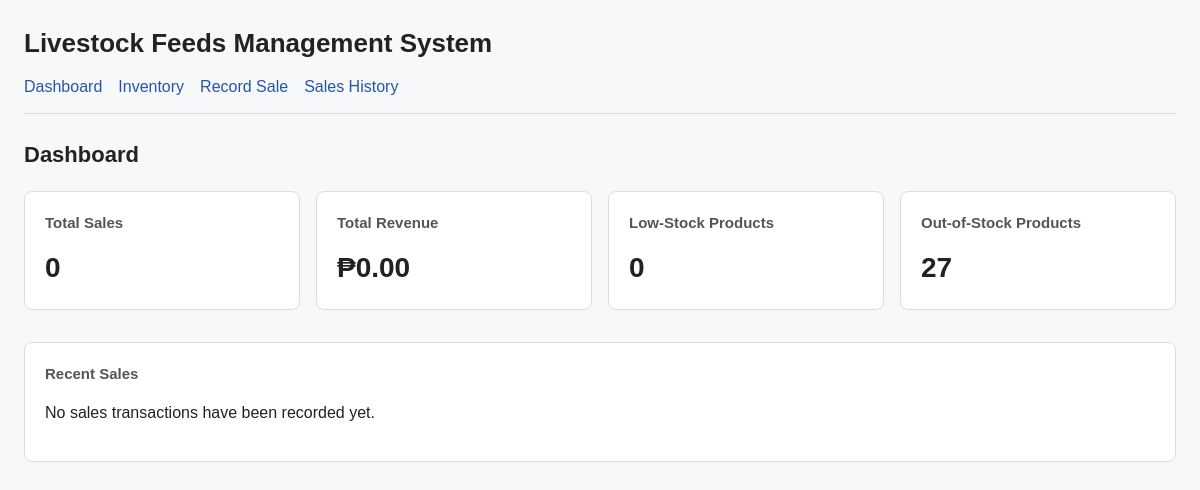
Page /dashboard on the earlier database version.
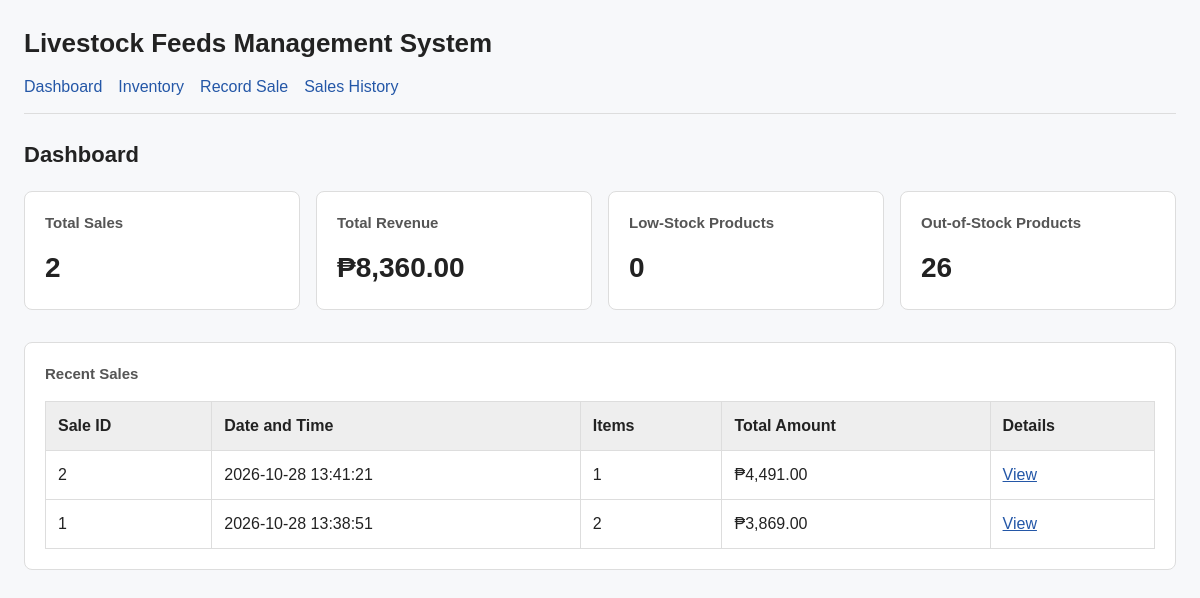
Same page on the later database version.
### models.py (models this page shows)
class Sale(db.Model):
    __tablename__ = "sales"
    id = db.Column(db.Integer, primary_key=True)
    total_amount = db.Column(db.Numeric(12, 2), nullable=False)
    timestamp = db.Column(
        db.DateTime(timezone=True),
        nullable=False,
        default=lambda: datetime.now(timezone.utc),
    )
    items = db.relationship(
        "SaleItem",
        backref="sale",
        cascade="all, delete-orphan",
        lazy=True,
    )

### app.py (the view)
@app.route("/dashboard")
def dashboard():
    total_sales = db.session.scalar(
        select(func.count(Sale.id))
    ) or 0
    total_revenue = db.session.scalar(
        select(func.coalesce(func.sum(Sale.total_amount), 0))
    )
    low_stock_count = db.session.scalar(
        select(func.count(FeedProduct.id)).where(
            FeedProduct.stock_quantity > 0,
            FeedProduct.stock_quantity <= FeedProduct.low_stock_threshold,
        )
    ) or 0
    out_of_stock_count = db.session.scalar(
        select(func.count(FeedProduct.id)).where(
            FeedProduct.stock_quantity <= 0
        )
    ) or 0
    recent_sales = db.session.execute(
        select(Sale)
        .order_by(Sale.timestamp.desc(), Sale.id.desc())
        .limit(5)
    ).scalars().all()
    return render_template(
        "dashboard.html",
        total_sales=total_sales,
        total_revenue=total_revenue,
        low_stock_count=low_stock_count,
        out_of_stock_count=out_of_stock_count,
        recent_sales=recent_sales,
    )

### templates/dashboard.html (shortened to what this page needs)
{% extends "base.html" %}
{% block content %}
    <h2 class="page-title">Dashboard</h2>
    <section class="cards">
        <article class="card">
            <h3>Total Sales</h3>
            <p class="value">{{ total_sales }}</p>
        </article>
        <article class="card">
            <h3>Total Revenue</h3>
            <p class="value">₱{{ "{:,.2f}".format(total_revenue) }}</p>
        </article>
        <article class="card">
            <h3>Low-Stock Products</h3>
            <p class="value">{{ low_stock_count }}</p>
        </article>
        <article class="card">
            <h3>Out-of-Stock Products</h3>
            <p class="value">{{ out_of_stock_count }}</p>
        </article>
    </section>
    <section class="panel">
        <h3 class="section-title">Recent Sales</h3>
        {% if recent_sales %}
            <div class="table-scroll">
                <table>
                    <thead>
                        <tr>
                            <th>Sale ID</th>
                            <th>Date and Time</th>
                            <th>Items</th>
                            <th>Total Amount</th>
                            <th>Details</th>
                        </tr>
                    </thead>
                    <tbody>
                        {% for sale in recent_sales %}
                            <tr>
                                <td>{{ sale.id }}</td>
                                <td>{{ sale.timestamp.strftime("%Y-%m-%d %H:%M:%S") }}</td>
                                <td>{{ sale.items|length }}</td>
                                <td>₱{{ "{:,.2f}".format(sale.total_amount) }}</td>
                                <td>
                                    <a href="{{ url_for(
                                        'sale_detail', sale_id=sale.id
                                    ) }}">View</a>
                                </td>
                            </tr>
                        {% endfor %}
                    </tbody>
                </table>
            </div>
        {% else %}
            <p>No sales transactions have been recorded yet.</p>
        {% endif %}
    </section>
{% endblock %}

### templates/base.html (shortened to what this page needs)
<!DOCTYPE html>
<html lang="en">
<head>
</head>
<body>
    <header class="site-header">
        <h1>Livestock Feeds Management System</h1>
        <nav aria-label="Main navigation">
            <a href="{{ url_for('dashboard') }}">Dashboard</a>
            <a href="{{ url_for('index') }}">Inventory</a>
            <a href="{{ url_for('sales') }}">Record Sale</a>
            <a href="{{ url_for('sales_history') }}">Sales History</a>
        </nav>
    </header>
    <main>
        {% block content %}{% endblock %}
    </main>
</body>
</html>

### templates/base.html (style rules this page uses)
* { box-sizing: border-box; }
body { font-family: Arial, sans-serif; margin: 24px; color: #222; background: #f7f8fa; line-height: 1.5; }
.site-header { margin-bottom: 24px; }
h1 { margin: 0 0 12px; font-size: 26px; }
nav { display: flex; flex-wrap: wrap; gap: 8px 16px; padding-bottom: 14px; border-bottom: 1px solid #ddd; }
nav a, a { color: #2457a7; }
nav a { text-decoration: none; }
.page-title { margin: 0 0 20px; font-size: 22px; }
.cards { display: grid; grid-template-columns: repeat(4, minmax(0, 1fr)); gap: 16px; margin: 20px 0 32px; }
.card, .panel { background: #fff; border: 1px solid #ddd; border-radius: 8px; padding: 20px; }
.card h3, .section-title { margin: 0 0 12px; font-size: 15px; color: #555; }
.value { margin: 0; font-size: 28px; font-weight: bold; }
.panel { margin-bottom: 24px; }
.panel .section-title { margin-bottom: 16px; }
.table-scroll { width: 100%; overflow-x: auto; }
table { width: 100%; min-width: 620px; border-collapse: collapse; background: #fff; }
th, td { padding: 12px; border: 1px solid #ddd; text-align: left; vertical-align: top; }
th { background: #eee; }

Differences in the rows shown:
added Sale: id "2", timestamp "2026-10-28 13:41:21", items|length "1", total_amount "4,491.00"
added Sale: id "1", timestamp "2026-10-28 13:38:51", items|length "2", total_amount "3,869.00"
Other differences:
{{ total_sales }}: "0" → "2"
{{ "{:,.2f}".format(total_revenue) }}: "0.00" → "8,360.00"
{{ out_of_stock_count }}: "27" → "26"
text no longer shown: "No sales transactions have been recorded yet."
text now shown: "Sale ID Date and Time Items Total Amount Details"
